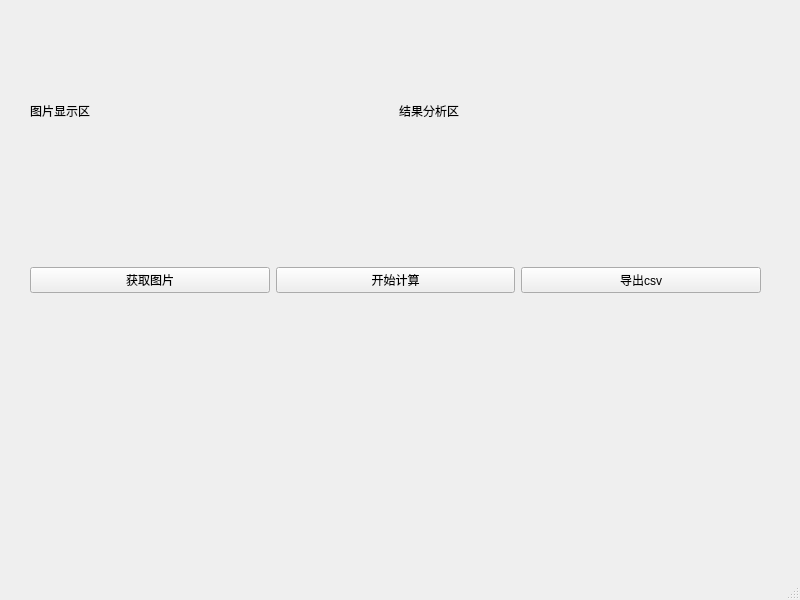
<?xml version="1.0" encoding="UTF-8"?>
<ui version="4.0">
 <class>MainWindow</class>
 <widget class="QMainWindow" name="MainWindow">
  <property name="geometry">
   <rect>
    <x>0</x>
    <y>0</y>
    <width>800</width>
    <height>600</height>
   </rect>
  </property>
  <property name="windowTitle">
   <string>MainWindow</string>
  </property>
  <widget class="QWidget" name="centralwidget">
   <widget class="QWidget" name="horizontalLayoutWidget">
    <property name="geometry">
     <rect>
      <x>30</x>
      <y>240</y>
      <width>731</width>
      <height>80</height>
     </rect>
    </property>
    <layout class="QHBoxLayout" name="horizontalLayout">
     <item>
      <widget class="QPushButton" name="pushButton_2">
       <property name="text">
        <string>获取图片</string>
       </property>
      </widget>
     </item>
     <item>
      <widget class="QPushButton" name="pushButton_3">
       <property name="text">
        <string>开始计算</string>
       </property>
      </widget>
     </item>
     <item>
      <widget class="QPushButton" name="pushButton">
       <property name="text">
        <string>导出csv</string>
       </property>
      </widget>
     </item>
    </layout>
   </widget>
   <widget class="QWidget" name="horizontalLayoutWidget_2">
    <property name="geometry">
     <rect>
      <x>30</x>
      <y>20</y>
      <width>731</width>
      <height>181</height>
     </rect>
    </property>
    <layout class="QHBoxLayout" name="horizontalLayout_2">
     <item>
      <widget class="QLabel" name="label">
       <property name="text">
        <string>图片显示区</string>
       </property>
      </widget>
     </item>
     <item>
      <widget class="QLabel" name="label_2">
       <property name="text">
        <string>结果分析区</string>
       </property>
      </widget>
     </item>
    </layout>
   </widget>
   <widget class="QWidget" name="formLayoutWidget">
    <property name="geometry">
     <rect>
      <x>30</x>
      <y>349</y>
      <width>731</width>
      <height>171</height>
     </rect>
    </property>
    <layout class="QFormLayout" name="formLayout"/>
   </widget>
  </widget>
  <widget class="QMenuBar" name="menubar">
   <property name="geometry">
    <rect>
     <x>0</x>
     <y>0</y>
     <width>800</width>
     <height>30</height>
    </rect>
   </property>
  </widget>
  <widget class="QStatusBar" name="statusbar"/>
 </widget>
 <resources/>
 <connections/>
</ui>
